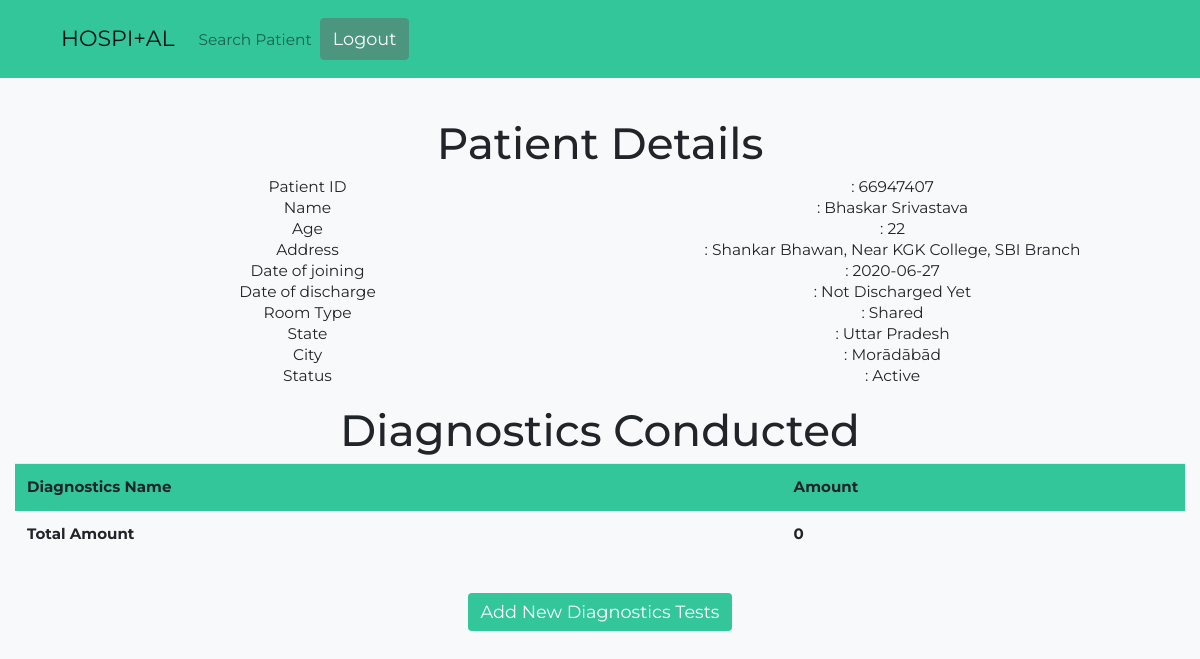
Before: /show_patient_details?patient_id=66947407 (signed in) with the older database file.
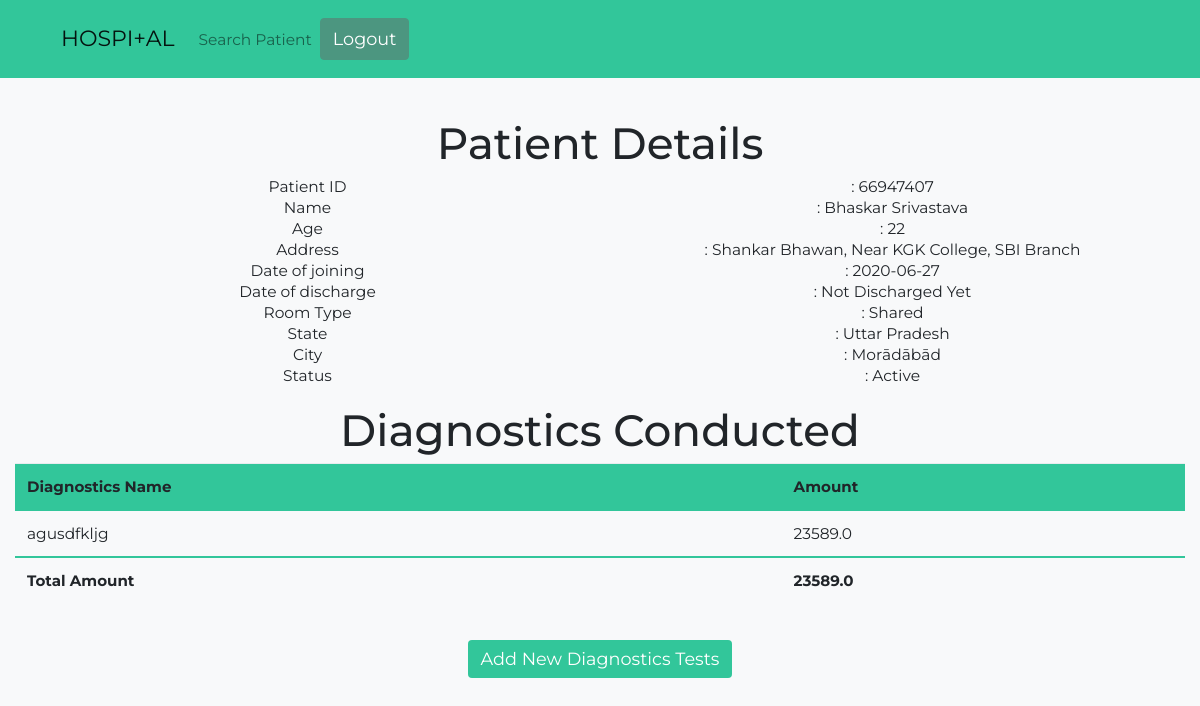
After: the same page with the newer database file.
### hms/models.py (models this page shows, shortened)
class Diagnostics(db.Model):
	diagnostics_id = db.Column(db.Integer, primary_key=True)
	diagnostics_name = db.Column(db.String(20), nullable=False)
	diagnostics_amount = db.Column(db.Float, nullable=False)
	patient_id = db.Column(db.Integer, db.ForeignKey('patient.patient_id'), nullable=False)

### hms/routes.py (the view)
@app.route('/show_patient_details')
def show_patient_details():
	if not session.get('USER_ID'):
		flash("Login First to view patient's details!!!", category="danger")
		return redirect(url_for('login'))
	else:
		patient_id = request.args.get('patient_id', None, type=int)
		if not patient_id:
			flash("Patient Not Found!!!", category="danger")
			return redirect(url_for('search_patient'))
		else:
			patient = Patient.query.filter_by(patient_id=patient_id).first()
			if not patient:
				flash("Patient Not Found!!!", category="danger")
				return redirect(url_for('search_patient'))
			else:
				med_total_amount = 0
				diag_total_amount = 0
				for medicine in patient.medicines:
					med_total_amount += medicine.medicine_amount
				for diagnostic in patient.diagnostics:
					diag_total_amount += diagnostic.diagnostics_amount
				return render_template('show_patient_details.html', title="Patient Details", patient=patient, med_total_amount=med_total_amount, diag_total_amount=diag_total_amount)

### hms/templates/show_patient_details.html (shortened to what this page needs)
{% extends 'layout.html' %}
{% block content %}
<section>
	<h1>Patient Details</h1>
	<div class="row">
		<div class="col">
			Patient ID <br>
			Name <br>
			Age	<br>
			Address <br>
			Date of joining <br>
			Date of discharge <br>
			Room Type <br>
			State <br>
			City <br>
			Status <br>
		</div>
		<div class="col pr-auto">
			: {{ patient.patient_id }} <br>
			: {{ patient.patient_name }} <br>
			: {{ patient.patient_age }} <br>
			: {{ patient.patient_address }} <br>
			: {{ patient.patient_DOJ }} <br>
			{% if patient.patient_DOD.strftime("%Y-%B-%d") == "3000-January-01" %}
			: Not Discharged Yet <br>
			{% else %}
			: {{ patient.patient_DOD }} <br>
			{% endif %}
			: {{ patient.patient_room_type }} <br>
			: {{ patient.patient_state }} <br>
			: {{ patient.patient_city }} <br>
			: {{ patient.patient_status }} <br>
		</div>
	</div>
	<br>
</section>
{% if session.get('ROLE') == "adm_desk" or session.get('ROLE') == "diag" %}
<section>
	<h1>Diagnostics Conducted</h1>
	<div class="row">
		<table class="table">
			<tr class="table-primary" >
				<th style="background-color: #32c69a;">Diagnostics Name</th>
				<th style="background-color: #32c69a;">Amount</th>
			</tr>
			{% for diagnostics in patient.diagnostics %}
			<tr style="border-top: 2px solid #32c69a">
				<td>{{ diagnostics.diagnostics_name }}</td>
				<td>{{ diagnostics.diagnostics_amount }}</td>
			</tr>
			{% endfor %}
			<tr style="border-top: 2px solid #32c69a">
				<th>Total Amount</th>
				<th>{{ diag_total_amount }}</th>
			</tr>
		</table>
	</div>
	<br>
	{% if session.get('ROLE') == "diag" %}
		{% if patient.patient_status.lower() != "inactive" %}
			<div>
				<a class="btn btn btn-outline buttons" href="{{ url_for('add_diagnostics_test', patient_id=patient.patient_id) }}">Add New Diagnostics Tests</a>
			</div>
			<br>
		{% endif %}
	{% endif %}
</section>
{% endif %}
{% endblock content %}

Changed rows visible on the page:
added Diagnostics: diagnostics_name "agusdfkljg", diagnostics_amount "23589.0"
Other visible differences:
{{ diag_total_amount }}: "0" → "23589.0"
